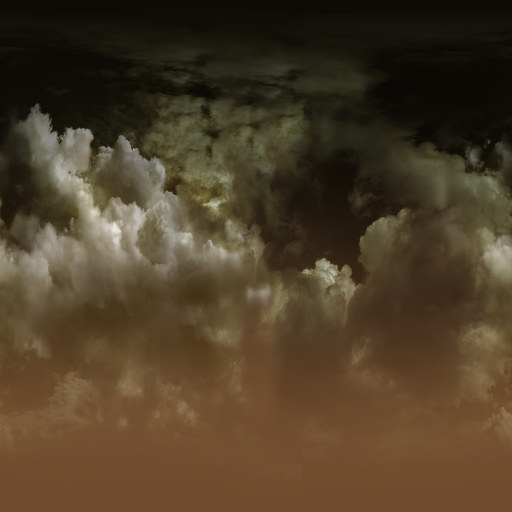
#> input picture extraction/previews/skyboxes/GC_Skybox_02.png, 1024 x 1024 px, found by its file name (shown at 1/2 size)
$ python make_skybox.py
#> lines starting #> are read from the running program, lines starting #| are printed output that depends on the picture; after the words box and inside, x2 and y2 are one past the last pixel; in counts of white or black regions, pixels touching at a corner belong together
#!/usr/bin/env python3
"""Build an equirectangular night sky for the viewer from the game's own
GC_Skybox_02 (storm clouds + amber horizon glow).

The source is a dome texture: clouds top, orange glow bottom. An equirect
needs: zenith->mid = clouds, horizon band = amber glow, below = dark ground
fade. We resample the source accordingly (1024x512 output)."""
from PIL import Image
import numpy as np

SRC = '/home/z/my-project/download/TDKR_assets/textures_png/commons_tex/GC_Skybox_02.png'
OUT = '/home/z/my-project/work/site/skybox.jpg'

src = Image.open(SRC).convert('RGB')
a = np.asarray(src, np.float32) / 255.0
H, W, _ = a.shape  # 1024x1024
#> H = 1024; W = 1024

out_h, out_w = 512, 1024
canvas = np.zeros((out_h, out_w, 3), np.float32)

# source rows: clouds band = 0..0.72H, glow band = 0.72H..H
clouds = a[0:int(0.72 * H)]
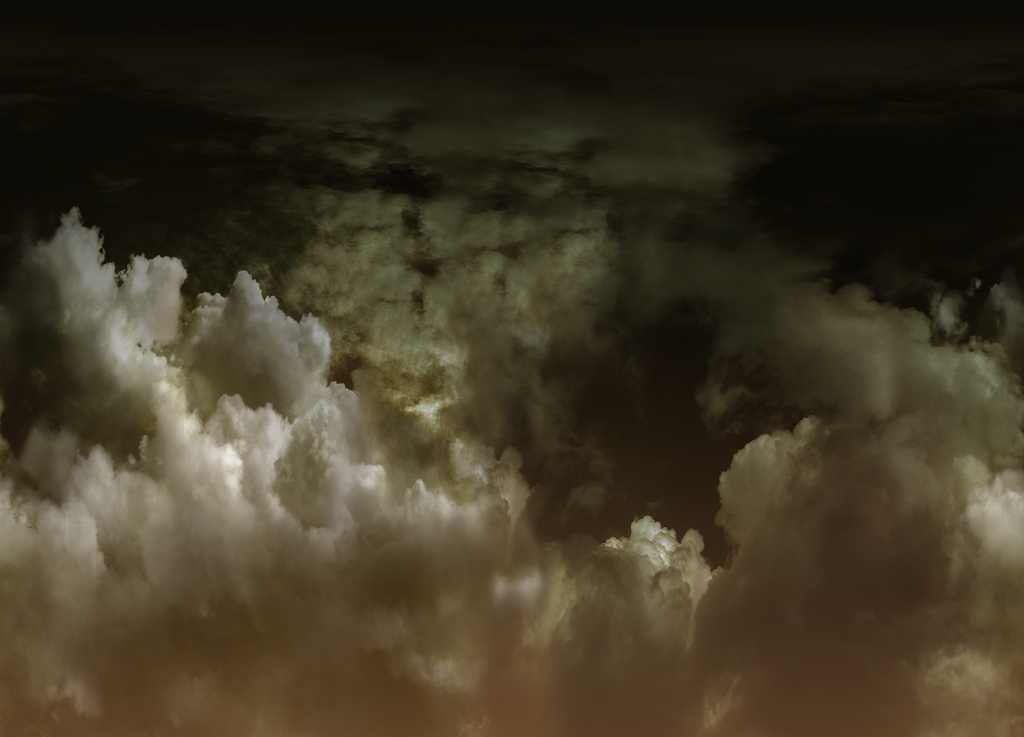
#> clouds: shape (737, 1024, 3) float32; mean R, G, B 0.249, 0.216, 0.145
glow = a[int(0.78 * H):]          # mostly the orange gradient
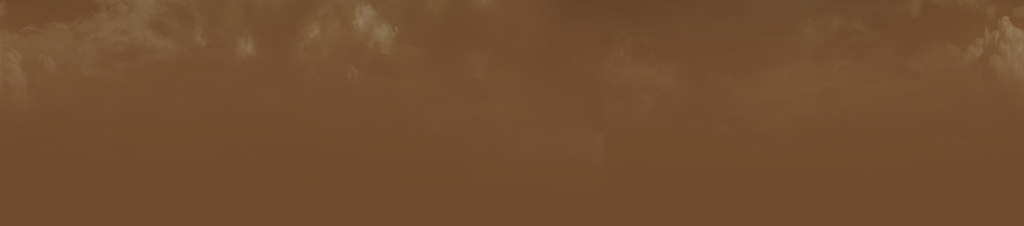
#> glow: shape (226, 1024, 3) float32; mean R, G, B 0.444, 0.309, 0.187

# --- equirect row mapping (DARK storm sky, glow at horizon) ---
# rows 0..0.38      : near-black zenith
# rows 0.38..0.62   : dark storm clouds
# rows 0.62..0.74   : lower clouds, slightly lit from below
# rows 0.74..0.80   : horizon glow (amber, peak at ~0.78)
# rows 0.80..0.86   : glow fades below horizon
# rows 0.86..1.0    : near-black nadir (city ground hides it)

r_dark_end = int(0.38 * out_h)
r_cloud_end = int(0.62 * out_h)
r_low_end = int(0.74 * out_h)
r_glow_peak = int(0.79 * out_h)
r_glow_end = int(0.86 * out_h)

# 0..38%: zenith — barely-visible clouds, very dark
band = np.asarray(Image.fromarray((clouds * 255).astype(np.uint8)).resize(
    (out_w, r_dark_end), Image.LANCZOS), np.float32) / 255.0
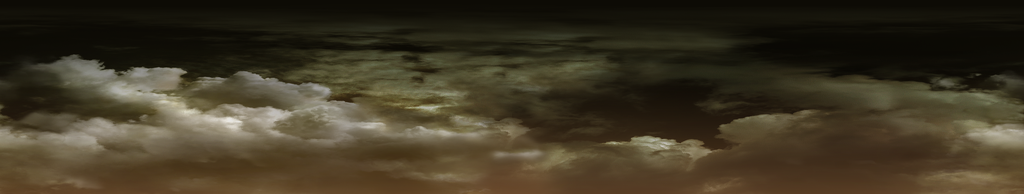
#> band: shape (194, 1024, 3) float32; mean R, G, B 0.249, 0.216, 0.144
zen_dark = np.linspace(0.10, 0.22, r_dark_end)[:, None, None]
canvas[:r_dark_end] = band * zen_dark
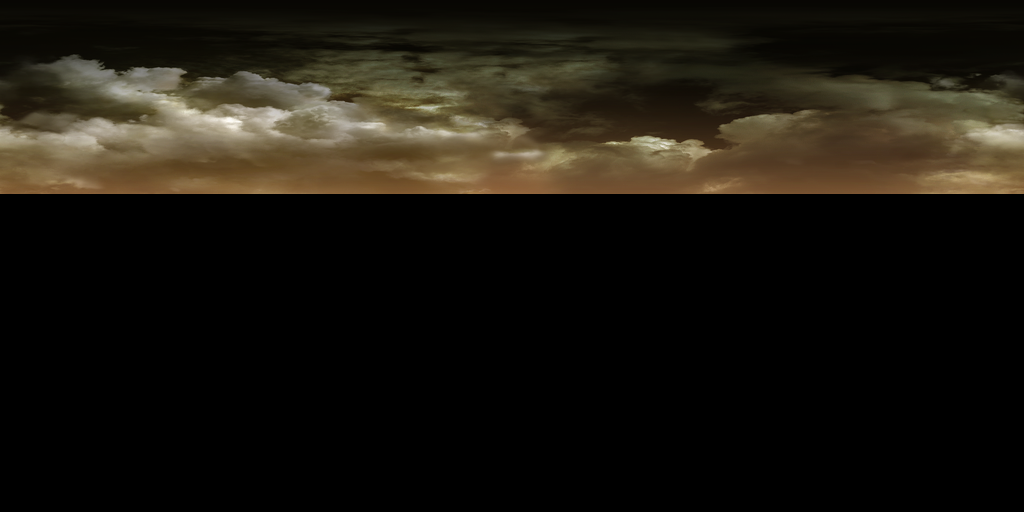
#> canvas: shape (512, 1024, 3) float32; mean R, G, B 0.0166, 0.0142, 0.00954; drawn with min black and max white

# 38%->62%: storm clouds, dark
band2 = np.asarray(Image.fromarray((clouds[int(0.15 * clouds.shape[0]):] * 255).astype(np.uint8)).resize(
    (out_w, r_cloud_end - r_dark_end), Image.LANCZOS), np.float32) / 255.0
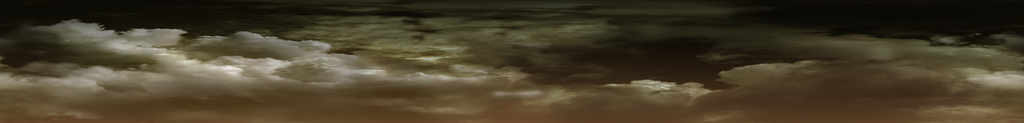
#> band2: shape (123, 1024, 3) float32; mean R, G, B 0.281, 0.243, 0.164
cloud_ramp = np.linspace(0.22, 0.48, r_cloud_end - r_dark_end)[:, None, None]
canvas[r_dark_end:r_cloud_end] = band2 * cloud_ramp

# 62%->74%: lower clouds with warm underlight creeping in
low = np.asarray(Image.fromarray((clouds[int(0.45 * clouds.shape[0]):] * 255).astype(np.uint8)).resize(
    (out_w, r_low_end - r_cloud_end), Image.LANCZOS), np.float32) / 255.0
canvas[r_cloud_end:r_low_end] = low * np.linspace(0.55, 0.8, r_low_end - r_cloud_end)[:, None, None]

# 74%->79%: clouds dissolving into the glow
mixzone = np.asarray(Image.fromarray((glow[:glow.shape[0] // 2] * 255).astype(np.uint8)).resize(
    (out_w, r_glow_peak - r_low_end), Image.LANCZOS), np.float32) / 255.0
canvas[r_low_end:r_glow_peak] = mixzone * 0.9

# 79%->86%: glow band fading downward (below horizon)
glowzone = np.asarray(Image.fromarray((glow[glow.shape[0] // 2:] * 255).astype(np.uint8)).resize(
    (out_w, r_glow_end - r_glow_peak), Image.LANCZOS), np.float32) / 255.0
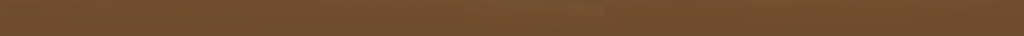
#> glowzone: shape (36, 1024, 3) float32; mean R, G, B 0.441, 0.3, 0.18
canvas[r_glow_peak:r_glow_end] = glowzone * np.linspace(1.0, 0.22, r_glow_end - r_glow_peak)[:, None, None]
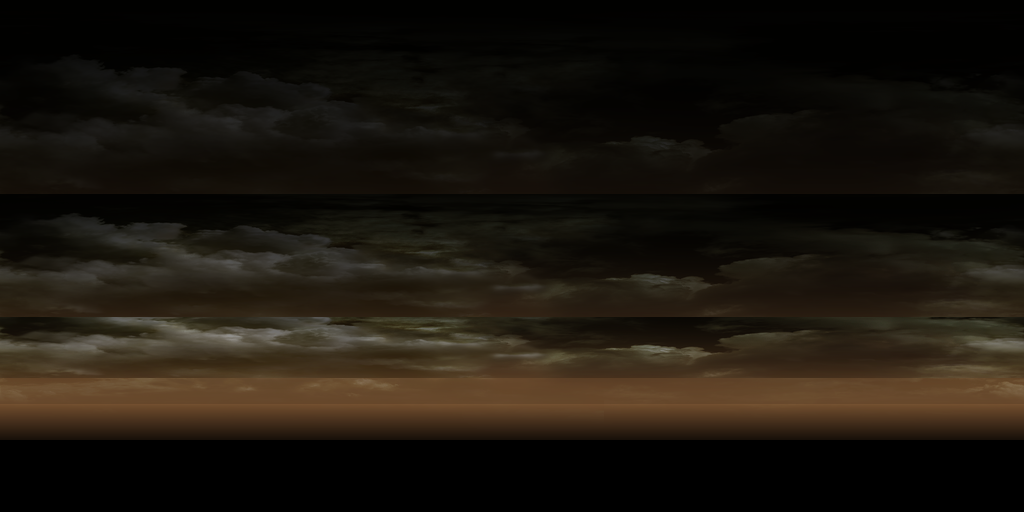
#> canvas: shape (512, 1024, 3) float32; mean R, G, B 0.109, 0.0869, 0.0568

# 86%->100%: nadir — near black
canvas[r_glow_end:] = canvas[r_glow_end - 1:r_glow_end] * np.linspace(0.5, 0.06, out_h - r_glow_end)[:, None, None]
#> canvas: shape (512, 1024, 3) float32; 14.06% of pixels changed, all inside (x1, y1, x2, y2) = (0, 440, 1024, 512)

# subtle seam-safe horizontal wrap blur on cloud bands is unnecessary (LANCZOS
# edges already align since source is horizontal-tileable-ish); add tiny dither
# to avoid banding in the glow
dither = (np.random.rand(out_h, out_w, 1).astype(np.float32) - 0.5) / 255.0
canvas = np.clip(canvas + dither, 0, 1)

Image.fromarray((canvas * 255).astype(np.uint8)).save(OUT, 'JPEG', quality=88, optimize=True)
print('wrote', OUT)

$ run again, with extraction/previews/skyboxes/GC_Policestation_Skybox.png copied over extraction/previews/skyboxes/GC_Skybox_02.png
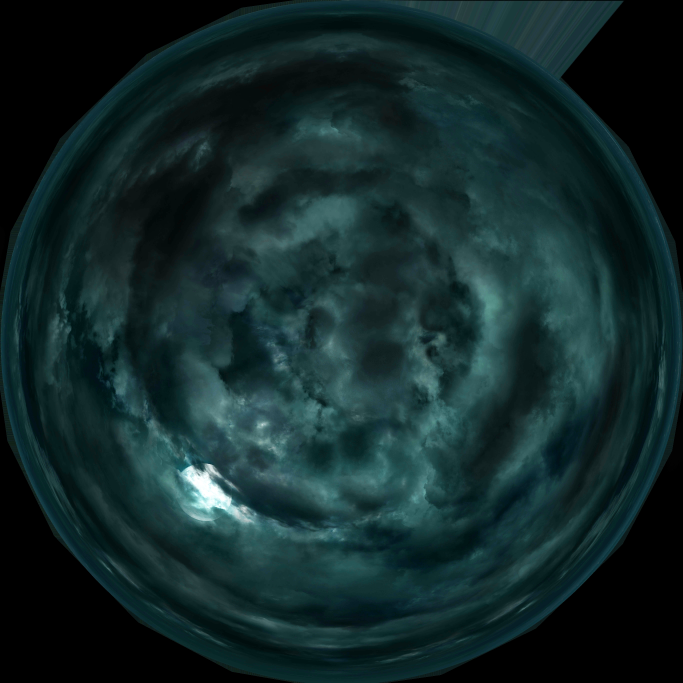
#> input picture extraction/previews/skyboxes/GC_Policestation_Skybox.png, 2048 x 2048 px, found by its file name (shown at 1/3 size)
#> `band2 = np.asarray(Image.fromarray((clouds[int(0.15 * clouds.shape[0])..`:
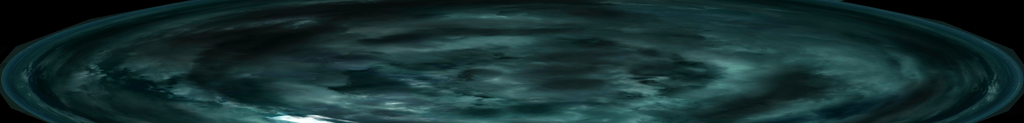
#> band2: shape (123, 1024, 3) float32; mean R, G, B 0.0877, 0.186, 0.189
#> `canvas[r_glow_peak:r_glow_end] = glowzone * np.linspace(1.0, 0.22, r_g..`:
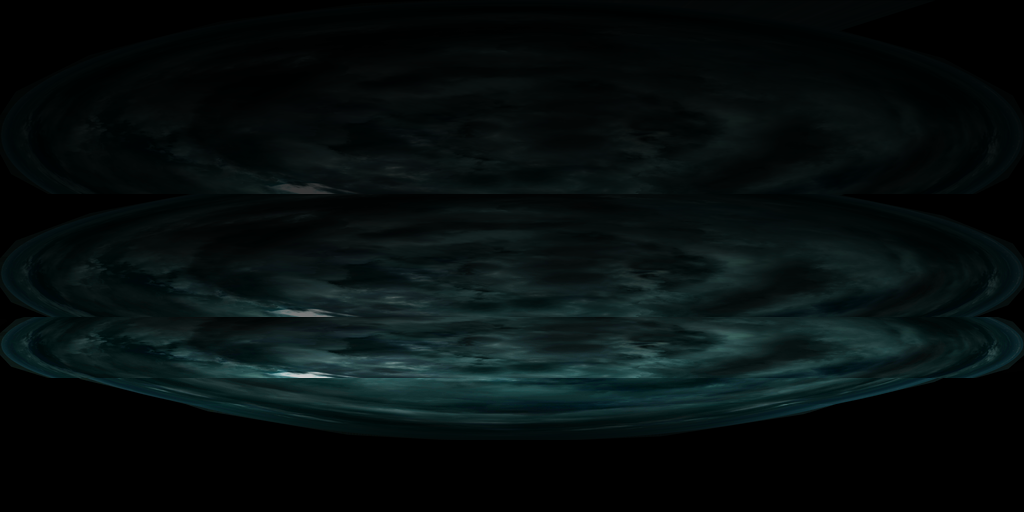
#> canvas: shape (512, 1024, 3) float32; mean R, G, B 0.0253, 0.0553, 0.0565

$ run again, with extraction/previews/skyboxes/GC_Skybox.png copied over extraction/previews/skyboxes/GC_Skybox_02.png
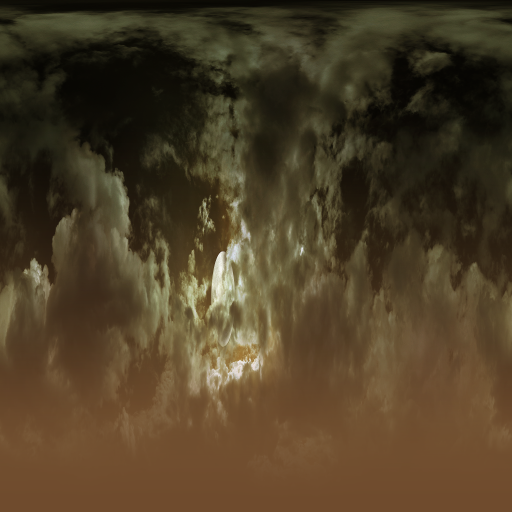
#> input picture extraction/previews/skyboxes/GC_Skybox.png, 1024 x 1024 px, found by its file name (shown at 1/2 size)
#> `band2 = np.asarray(Image.fromarray((clouds[int(0.15 * clouds.shape[0])..`:
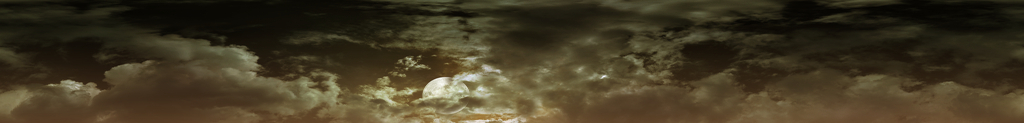
#> band2: shape (123, 1024, 3) float32; mean R, G, B 0.26, 0.222, 0.14
#> `canvas[r_glow_peak:r_glow_end] = glowzone * np.linspace(1.0, 0.22, r_g..`:
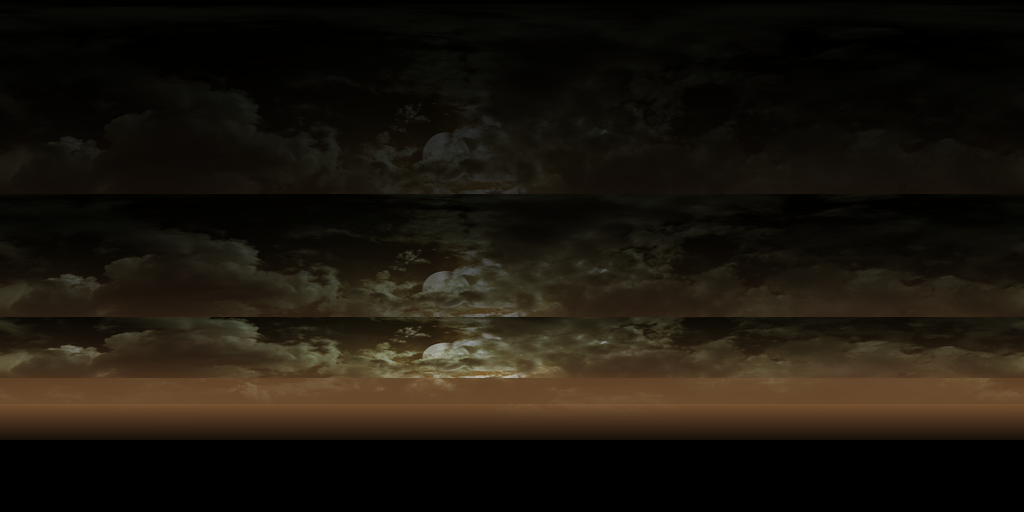
#> canvas: shape (512, 1024, 3) float32; mean R, G, B 0.106, 0.0844, 0.0528
